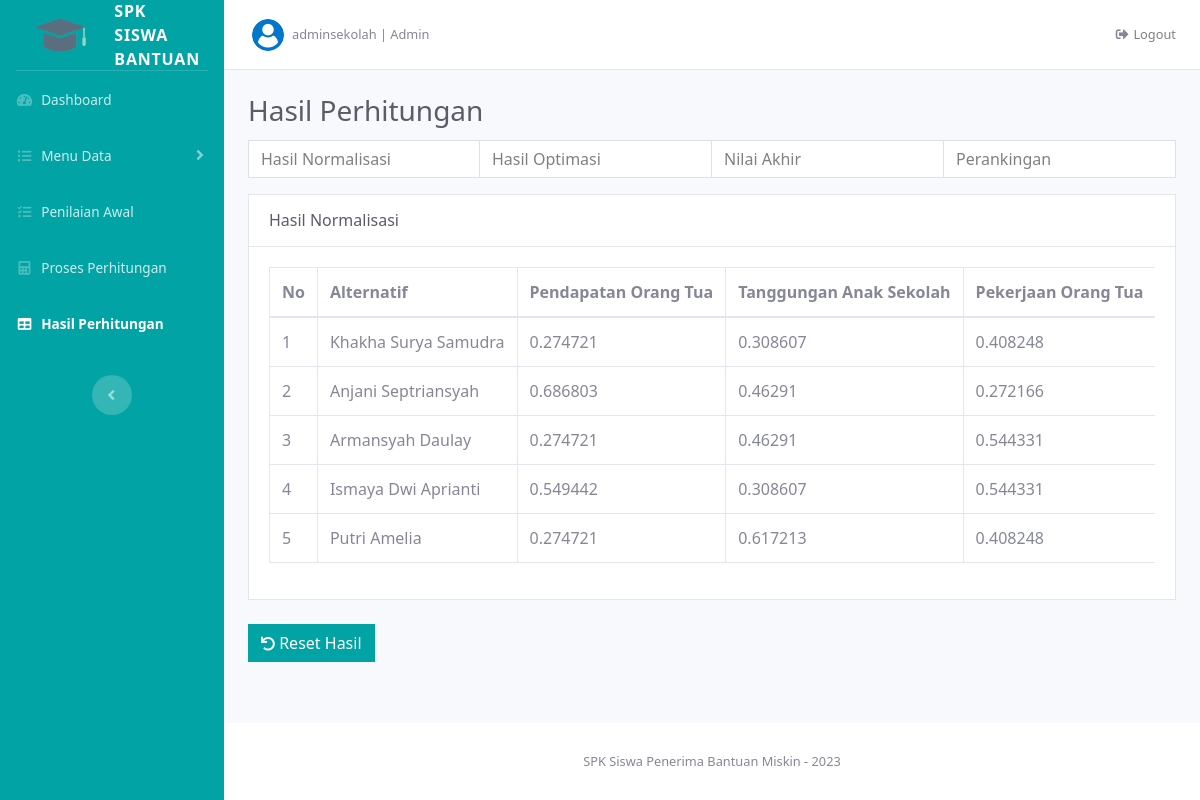
Screenshot of /index.php?page=hasil_perhitungan (signed in) with the database file from the repository.
### tables this page shows
CREATE TABLE `data_kriteria` (
  `ID_Kriteria` int(15) NOT NULL,
  `Nama_Kriteria` varchar(100) DEFAULT NULL,
  `Nilai_Bobot` float DEFAULT NULL,
  `Atribut` varchar(100) DEFAULT NULL
);

CREATE TABLE `data_alternatif` (
  `ID_Alter` int(15) NOT NULL,
  `Nama_Siswa` varchar(100) DEFAULT NULL,
  `JK` varchar(100) DEFAULT NULL,
  `Kelas` varchar(100) DEFAULT NULL,
  `Alamat` varchar(100) NOT NULL
);

CREATE TABLE `hasil_normalisasi` (
  `ID_Norm` int(15) NOT NULL,
  `ID_Alter` int(15) DEFAULT NULL,
  `ID_Kriteria` int(15) DEFAULT NULL,
  `Hasil_Norm` float DEFAULT NULL
);

### pages/hasil_perhitungan/hasil_normalisasi.php (the view)
<?php
    $normali = mysqli_query($koneksi_db, "SELECT Nama_Kriteria FROM data_kriteria");
    $siswa = mysqli_query($koneksi_db, "SELECT ID_Alter, Nama_Siswa FROM data_alternatif");
?>
<div class="card-header bg-white py-3 d-flex align-items-center justify-content-between">
    <h6 class="m-0 text-gray-800">Hasil Normalisasi</h6>
</div>
<div class="card-body">
    <div class="table-responsive">
        <table class="table table-bordered" width="100%" cellspacing="0">
            <thead>
                <tr>
                    <th class="text-nowrap">No</th>
                    <th class="text-nowrap">Alternatif</th>
                    <?php
                        while ($krit = mysqli_fetch_assoc($normali)) :
                    ?>
                        <th class="text-nowrap"><?= $krit['Nama_Kriteria']; ?></th>
                    <?php endwhile; ?>
                </tr>
            </thead>
            <tbody>
                <?php
                    $no = 0;
                    while ($sis = mysqli_fetch_assoc($siswa)) :
                    $no++;
                ?>
                <tr>
                    <td class="text-nowrap"><?= $no; ?></td>
                    <td class="text-nowrap"><?= $sis['Nama_Siswa']; ?></td>
                    <?php
                        $hasil = mysqli_query($koneksi_db, "SELECT Hasil_Norm FROM hasil_normalisasi
                        WHERE ID_Alter = '$sis[ID_Alter]'");
                        while ($nilai = mysqli_fetch_assoc($hasil)) :
                    ?>
                        <td class="text-nowrap"><?= $nilai['Hasil_Norm']; ?></td>
                    <?php endwhile; ?>
                </tr>
                <?php endwhile; ?>
            </tbody>
        </table>
    </div>
</div>

### index.php (style rules this page uses)
* { font-family: "Segoe UI", Frutiger, "Frutiger Linotype", "Dejavu Sans", "Helvetica Neue", Arial, sans-serif; }

### rows the page displays
data_kriteria: Nama_Kriteria "Pendapatan Orang Tua"
data_kriteria: Nama_Kriteria "Tanggungan Anak Sekolah"
data_kriteria: Nama_Kriteria "Pekerjaan Orang Tua"
data_alternatif: Nama_Siswa "Khakha Surya Samudra"
hasil_normalisasi: Hasil_Norm "0.274721"
hasil_normalisasi: Hasil_Norm "0.308607"
hasil_normalisasi: Hasil_Norm "0.408248"
data_alternatif: Nama_Siswa "Anjani Septriansyah"
hasil_normalisasi: Hasil_Norm "0.686803"
hasil_normalisasi: Hasil_Norm "0.46291"
hasil_normalisasi: Hasil_Norm "0.272166"
data_alternatif: Nama_Siswa "Armansyah Daulay"
hasil_normalisasi: Hasil_Norm "0.274721"
hasil_normalisasi: Hasil_Norm "0.46291"
hasil_normalisasi: Hasil_Norm "0.544331"
data_alternatif: Nama_Siswa "Ismaya Dwi Aprianti"
hasil_normalisasi: Hasil_Norm "0.549442"
hasil_normalisasi: Hasil_Norm "0.308607"
hasil_normalisasi: Hasil_Norm "0.544331"
data_alternatif: Nama_Siswa "Putri Amelia"
hasil_normalisasi: Hasil_Norm "0.274721"
hasil_normalisasi: Hasil_Norm "0.617213"
hasil_normalisasi: Hasil_Norm "0.408248"

### other values shown
$_SESSION['user'] "adminsekolah"
